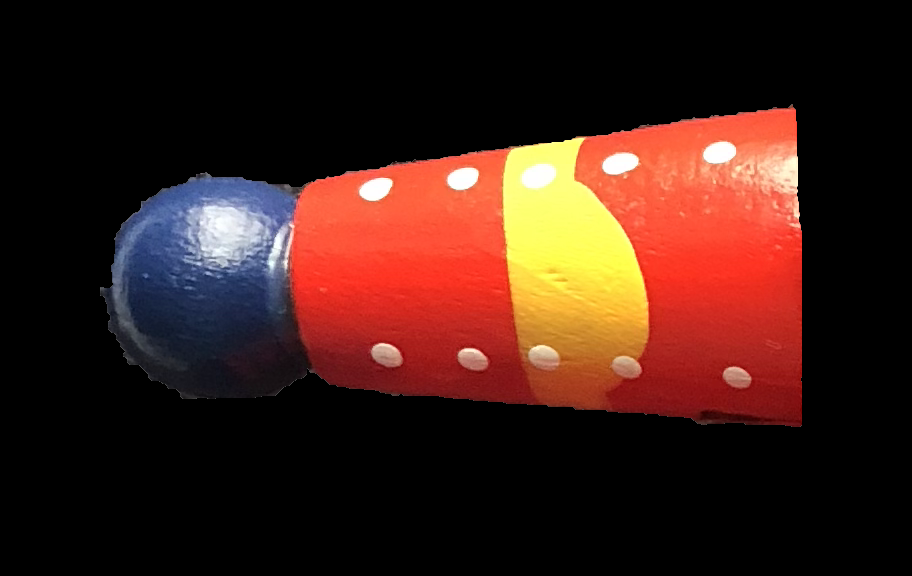
#> input picture armModel/front.png, 912 x 576 px
$ python siftVis.py
#> lines starting #> are read from the running program, lines starting #| are printed output that depends on the picture
import numpy as np
import cv2
from matplotlib import pyplot as plt

img1 = cv2.imread('armModel/front.png',0)
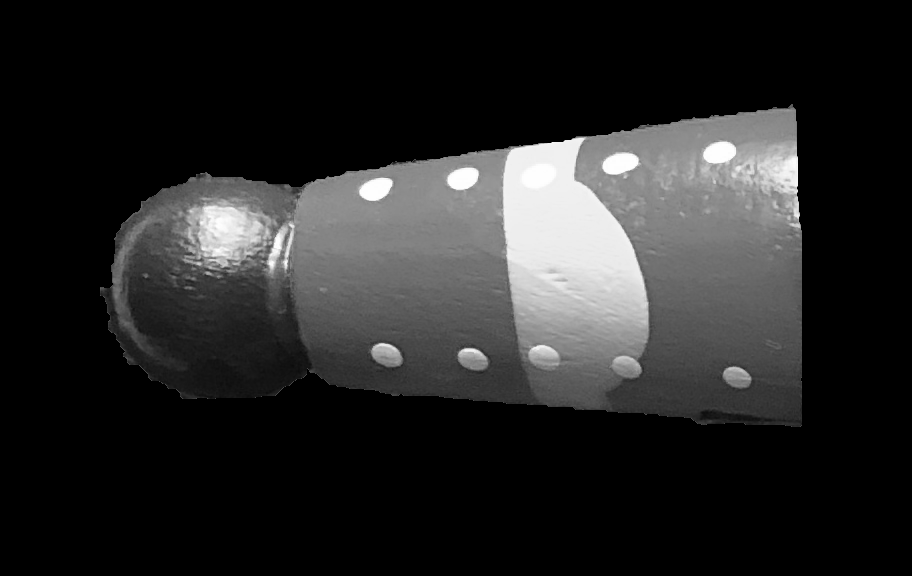
#> img1: shape (576, 912); min 0, max 254, mean 38

img2 = cv2.imread('fullRobot/003.jpg',0) # testImage
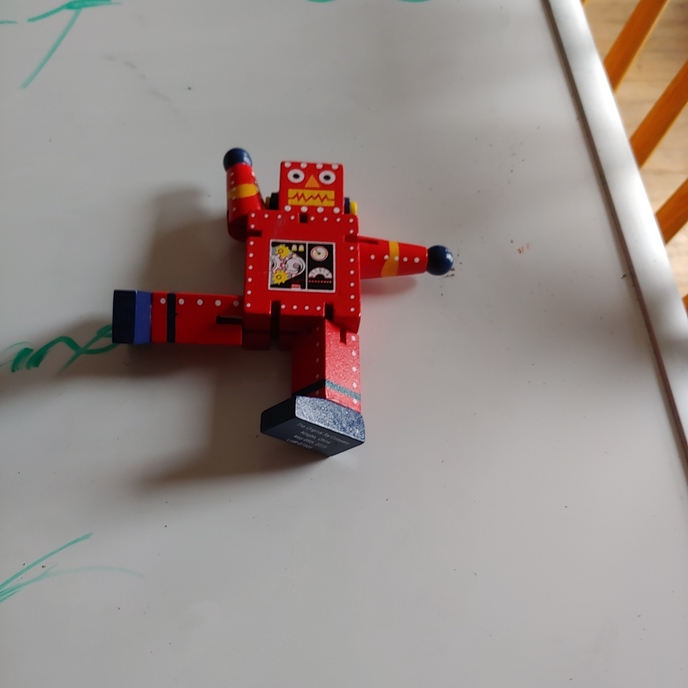
#> input picture Yolo-Annotation-Tool2/Images/003/003.jpg, 688 x 688 px, found by its file name
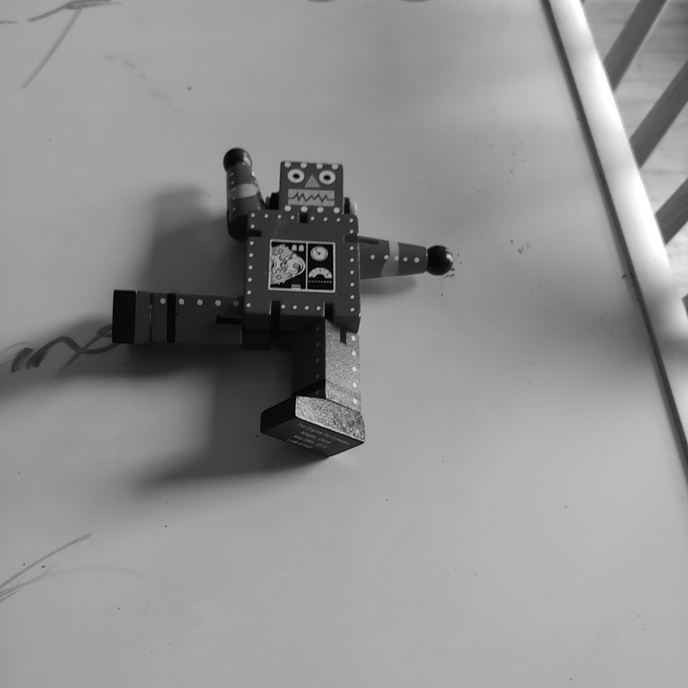
#> img2: shape (688, 688); min 0, max 255, mean 144.5
img2 = cv2.resize(img2,(0,0),fx=.5,fy=.5)
#> img2: shape (344, 344)


img1 = cv2.GaussianBlur(img1,(1,1),0)

sift = cv2.xfeatures2d.SIFT_create(nOctaveLayers=10, edgeThreshold=10)
#minHessian = 400
#sift = cv2.xfeatures2d_SURF.create(hessianThreshold=minHessian)
img = img2

kp1 = sift.detect(img,None)
#> kp1 = 329 keypoints; strongest (x, y, size): (148, 88, 1.9), (163, 89, 1.9), (116, 80, 7.9), (150, 124, 1.7)
img=cv2.drawKeypoints(img,kp1,img)
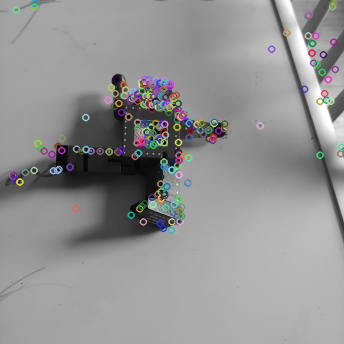
#> img: shape (344, 344, 3); mean of channels 0, 1, 2 146.1, 145.9, 146; drawn as B, G, R

cv2.imshow("model features",img)
cv2.waitKey(0)
